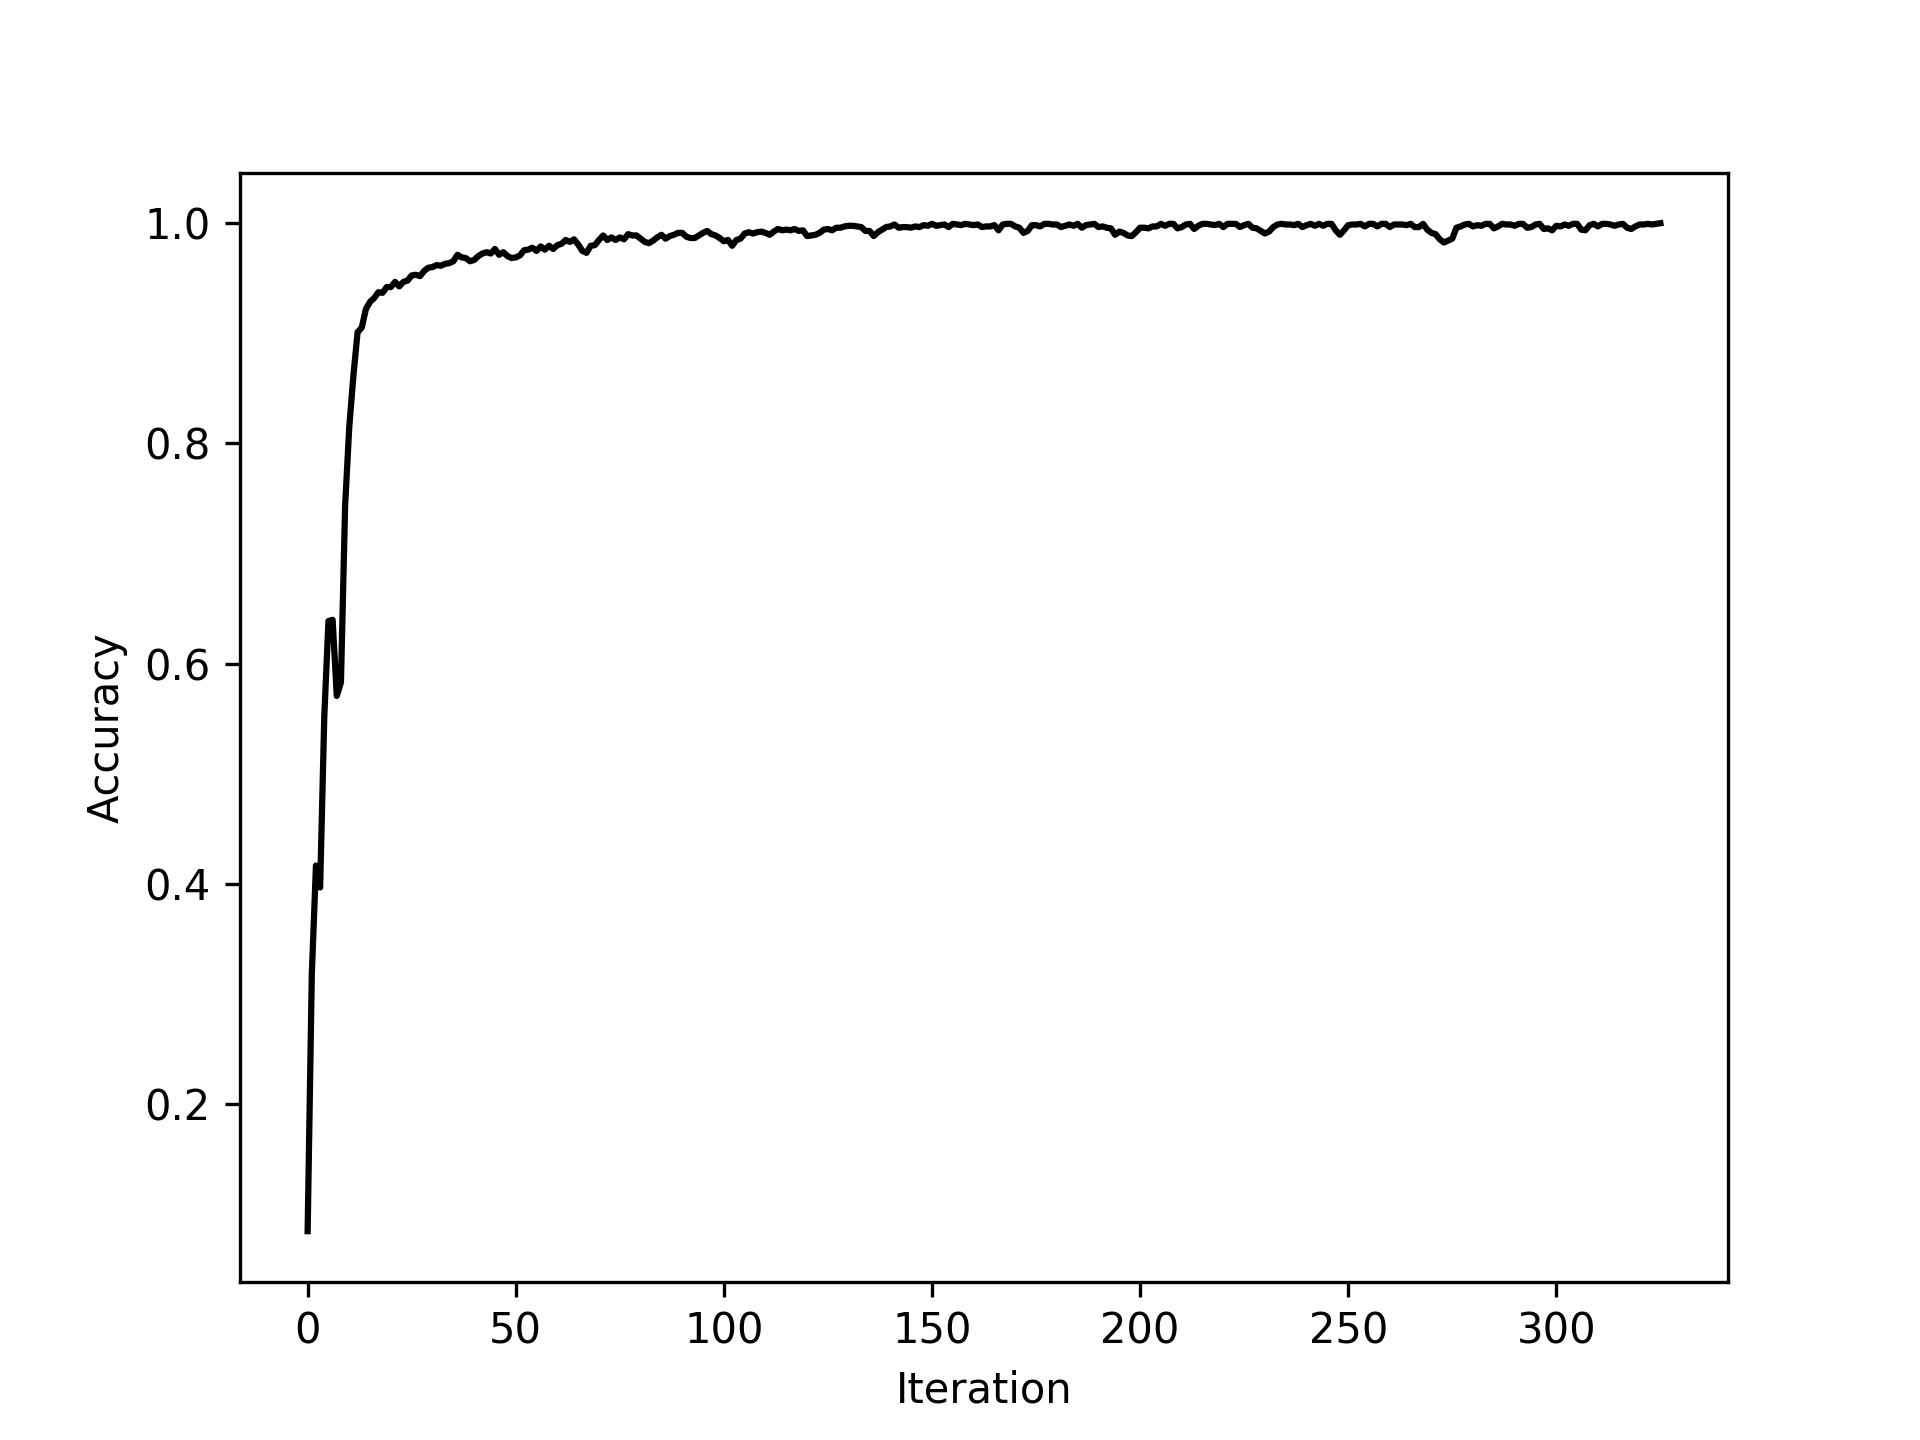

This figure's Python source:
import matplotlib.pyplot as plt
import numpy as np

def train_multiclass_perceptron(train_x, train_y, learning_rate=0.01):
	'''
	Train a multiclass perceptron given a learning rate
	'''
	w = np.random.randn(10,257)*0.01
	w[:,0] = 1

	missclass = 10
	iterations = 0
	accuracy = 0
	acc = []
	#iterate until there are no cases missclassified or 10000 iterations are reached
	while missclass > 0:
		a = np.dot(w[:,1:],train_x.T)+w[:,0].reshape(-1,1)
		y_h = a.argmax(axis=0)
		missclassified = 1*np.not_equal(y_h,train_y)
		#update weights
		for i in range(len(missclassified)):
			w[int(train_y[i]),1:] += learning_rate*missclassified[i]*train_x[i,:]
			w[int(y_h[i]),1:] -= learning_rate*missclassified[i]*train_x[i,:]
		accuracy = 1-np.sum(missclassified)/float(len(missclassified))
		acc.append(accuracy)
		missclass = np.sum(missclassified)
		iterations += 1
		if iterations > 10000:
			break
	
	plt.plot(np.arange(iterations), acc, color='k')
	plt.ylabel('Accuracy')
	plt.xlabel('Iteration')
	plt.savefig('task4.png', dpi=300)
	plt.show()

	return w

def main():
	train_x = np.genfromtxt('data/train_in.csv', delimiter=',')
	train_y = np.genfromtxt('data/train_out.csv', delimiter=',')

	test_x = np.genfromtxt('data/test_in.csv', delimiter=',')
	test_y = np.genfromtxt('data/test_out.csv', delimiter=',')
	
	w = train_multiclass_perceptron(train_x, train_y)
	
	a = np.dot(w[:,1:],test_x.T)+w[:,0].reshape(-1,1)
	y_h = a.argmax(axis=0)
	missclassified = 1*np.not_equal(y_h,test_y)
	acctest = 1-np.sum(missclassified)/float(len(missclassified))
	print 'Accuracy on test set: {0}%'.format(acctest*100)
	
if __name__ == '__main__':
	main()
